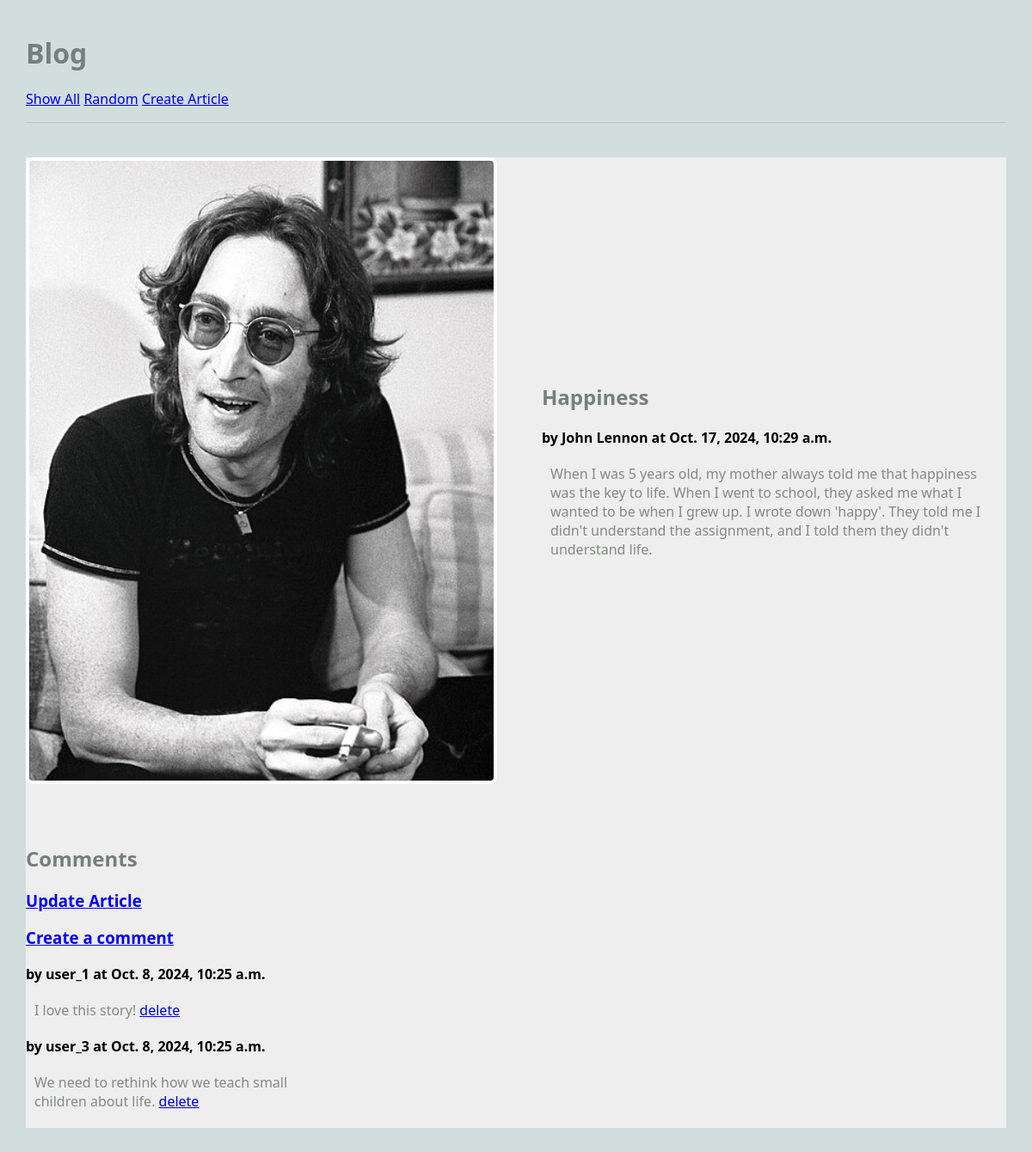
/blog/article/1, run on the app's committed database.
### blog/models.py (models this page shows, shortened)
class Article(models.Model):
    title = models.TextField(blank=False)
    text = models.TextField(blank=False)
    author = models.TextField(blank=False)
    published = models.DateTimeField(auto_now=True)
    image_file = models.ImageField(blank=True) # an actual image
    def get_comments(self):
        comments = Comment.objects.filter(article=self)
        return comments

class Comment(models.Model):
    article = models.ForeignKey("Article", on_delete=models.CASCADE)
    author = models.TextField(blank=False)
    text = models.TextField(blank=False)
    published = models.DateTimeField(auto_now=True)
    def __str__(self):
        return f'{self.text}'

### blog/views.py (the view)
# urls.py: path('article/<int:pk>', ArticlePageView.as_view(), name='article'),
class ArticlePageView(DetailView):
    model = Article
    template_name = 'blog/article.html'
    context_object_name = 'article'

### blog/templates/blog/article.html (shortened to what this page needs)
{% extends 'blog/base.html' %}
{% block content %}
<main class="grid-container">
    <article class="featured">
        {% if article.image_file.url %}
        <img src="{{article.image_file.url}}" alt="{{article.image_file.url}}">
        {% endif %}
        <div>
        <h2>{{article.title}}</h2>
        <strong>by {{article.author}} at {{article.published}}</strong>
        <p>
        {{article.text}}
        </p>
        </div>
    </article>
    <div>
    <h2>Comments</h2>
    <h3><a href="{% url 'update_article' article.pk %}">Update Article</a></h3>
    <h3><a href="{% url 'create_comment' article.pk %}">Create a comment</a></h3>
    {% for c in article.get_comments %}
    <article>
        <div>
        <strong>by {{c.author}} at {{c.published}}</strong>
        <p>
        {{c.text}}
        <a href="{% url 'delete_comment' c.pk %}">delete</a>
        </div>
    </article>
    {% endfor %}
</div>
</main>
{% endblock %}

### blog/templates/blog/base.html (shortened to what this page needs)
{% load static %}
<html>
    <head>
        <link rel="stylesheet" href="{% static 'styles-blog.css' %}">
    </head>
    <body>
        <header>
            <h1>Blog</h1>
            <nav>
                <ul>
                    <li><a href="{% url 'show_all' %}">Show All</a></li>
                    <li><a href="{% url 'random' %}">Random</a></li>
                    <li><a href="{% url 'create_article' %}">Create Article </a></li>
                </ul>
            </nav>
        </header>
    {% block content %}
    {% endblock %}
    </body>
</html>

### static/styles-blog.css (style rules this page uses)
body { margin: 30px; background: #d1dedd; font-family:'Segoe UI', Tahoma, Geneva, Verdana, sans-serif; }
ul, li { padding: 0px; list-style-type: none; }
h1, h2, h3 { color: #767f7e; }
p { color: #828b82; }
header { max-width: 1200px; margin: 40px auto; border-bottom: 1px solid #bbc7c7; }
.grid-container { background: #eee; max-width: 900px; display: grid; grid-template-columns: repeat(3, 1fr); grid-gap: 10px; max-width: 1200px; margin: 20px auto; }
article.featured { grid-column: span 3; display: grid; gap: 60px; grid-template-columns: 1fr 1fr; align-items: center; border-bottom: 1px #bbc7c7; padding-bottom: 40px; }
article img, article.featured img { width: 100%; border: 4px solid #fff; border-radius: 8px; }
article p, article h3 { margin: 20px 10px; }
nav li { display: inline; }

### data on the page
Article: image_file (picture), title "Happiness", author "John Lennon", published "Oct. 17, 2024, 10:29 a.m.", text "When I was 5 years old, my mother always told me that happiness was the key to life. When I went to school, they asked me what I wanted to be when I grew up. I wrote down 'happy'. They told me I didn't understand the assignment, and I told them they didn't understand life."
Comment: author "user_1", published "Oct. 8, 2024, 10:25 a.m.", text "I love this story!"
Comment: author "user_3", published "Oct. 8, 2024, 10:25 a.m.", text "We need to rethink how we teach small children about life."
